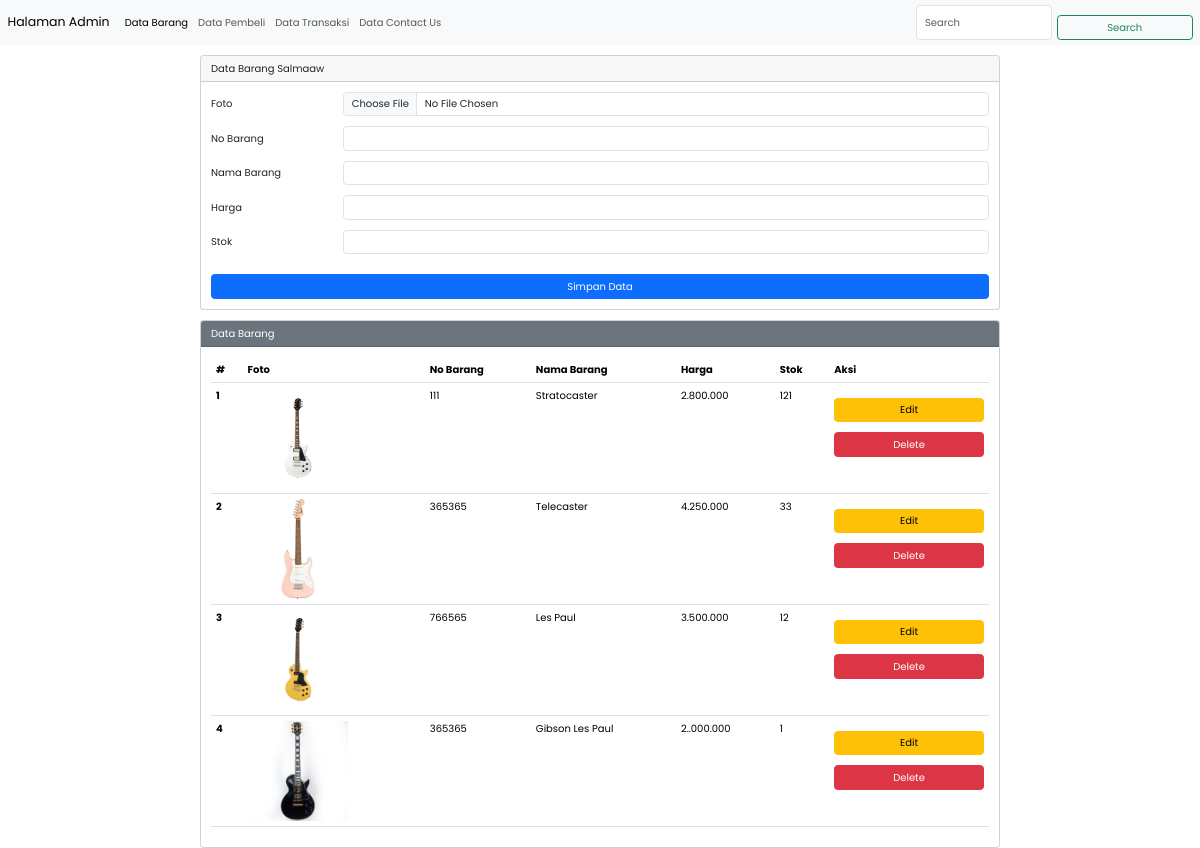
Page /admin_page.php (signed in) on the committed database.
### tables this page shows
CREATE TABLE `barang` (
  `id_barang` int(11) NOT NULL,
  `foto` text NOT NULL,
  `no_barang` varchar(255) NOT NULL,
  `nama_barang` varchar(255) NOT NULL,
  `harga` varchar(100) NOT NULL,
  `stok` int(11) NOT NULL
);

### admin_page.php (the view, shortened to what this page needs)
<?php
$host = "localhost";
$user = "root";
$pass = "";
$db = "cart_db";
$koneksi = mysqli_connect($host, $user, $pass, $db);
$foto = "";
$no_barang = "";
$nama_barang = "";
$harga = "";
$stok = "";
?>
<!DOCTYPE html>
<html lang="en">
<head>
  <link rel ="stylesheet" href="style_admin.css">
  <link href="https://cdn.jsdelivr.net/npm/bootstrap@5.3.1/dist/css/bootstrap.min.css" rel="stylesheet"
>
</head>
<body>
<nav class="navbar navbar-expand-lg bg-body-tertiary">
  <div class="container-fluid">
    <a class="navbar-brand" href="#">Halaman admin</a>
    <div class="collapse navbar-collapse" id="navbarTogglerDemo02">
      <ul class="navbar-nav me-auto mb-2 mb-lg-0">
        <li class="nav-item">
          <a class="nav-link active" aria-current="page" href="admin_page.php">Data barang</a>
        </li>
        <li class="nav-item">
          <a class="nav-link" href="data_pembeli.php">Data pembeli</a>
        </li>
        <li class="nav-item">
          <a class="nav-link" href="transaksi.php">Data transaksi</a>
        </li>
        <li class="nav-item">
          <a class="nav-link" href="kontak.php">Data Contact Us</a>
        </li>
      </ul>
      <form class="d-flex" role="search">
        <input class="form-control me-2" type="search" placeholder="Search" aria-label="Search">
        <button class="btn btn-outline-success" type="submit">Search</button>
      </form>
    </div>
  </div>
</nav>
  <div class="mx-auto">
    <div class="card">
      <div class="card-header">
        Data Barang  <?=$_SESSION['username']?>
      </div>
      <div class="card-body">
        <form action="" method="POST" enctype="multipart/form-data">
        <div class="mb-3 row">
            <label for="foto" class="col-sm-2 col-form-label">Foto</label>
            <div class="col-sm-10">
              <input type="file" class="form-control" id="foto" name="foto" value="<?php echo $foto ?>">
            </div>
          </div>
          <div class="mb-3 row">
            <label for="no_barang" class="col-sm-2 col-form-label">No barang</label>
            <div class="col-sm-10">
              <input type="text" class="form-control" id="no_barang" name="no_barang" value="<?php echo $no_barang ?>">
            </div>
          </div>
          <div class="mb-3 row">
            <label for="nama_barang" class="col-sm-2 col-form-label">Nama barang</label>
            <div class="col-sm-10">
              <input type="text" class="form-control" id="nama_barang" name="nama_barang" value="<?php echo $nama_barang ?>">
            </div>
          </div>
          <div class="mb-3 row">
            <label for="harga" class="col-sm-2 col-form-label">Harga</label>
            <div class="col-sm-10">
              <input type="text" class="form-control" id="harga" name="harga" value="<?php echo $harga ?>">
            </div>
          </div>
          <div class="mb-3 row">
            <label for="stok" class="col-sm-2 col-form-label">Stok</label>
            <div class="col-sm-10">
              <input type="text" class="form-control" id="stok" name="stok" value="<?php echo $stok ?>">
            </div>
          </div>
            <div class="col-12">
              <input type="submit" name="simpan" value="Simpan data" class="btn btn-primary">
            </div>
          </form>
        </div>
      </div>
      <div class="card">
        <div class="card-header text-white bg-secondary">
          Data Barang
        </div>
        <div class="card-body">
          <table class="table">
            <thead>
              <tr>
                <th scope="col">#</th>
                <th scope="col">Foto</th>
                <th scope="col">No Barang</th>
                <th scope="col">Nama Barang</th>
                <th scope="col">Harga</th>
                <th scope="col">Stok</th>
                <th scope="col">Aksi</th>
              </tr>
            <tbody>
              <?php
                $sql2 = "select * from barang order by id_barang desc";
                $q2 = mysqli_query($koneksi, $sql2);
                $urut = 1;
                while ($r2 = mysqli_fetch_array($q2)) {
                  $id_barang = $r2['id_barang'];
                  $foto = $r2['foto'];
                  $no_barang = $r2['no_barang'];
                  $nama_barang = $r2['nama_barang'];
                  $harga = $r2['harga'];
                  $stok = $r2['stok'];
                  ?>
              <tr>
                <th scope="row">
                  <?php echo $urut++ ?>
                </th>
                <td scope="row">
                 <img src="img/<?php echo $foto ?>" width="100px"  height="100px">
                </td>
                <td scope="row">
                  <?php echo $no_barang ?>
                </td>
                <td scope="row">
                  <?php echo $nama_barang ?>
                </td>
                <td scope="row">
                  <?php echo $harga ?>
                </td>
                <td scope="row">
                  <?php echo $stok ?>
                </td>
                <td scope="row">
                  <a href="admin_page.php?op=edit&id=<?php echo $id_barang ?>"><button type="button"
                      class="btn btn-warning">Edit</button></a>
                  <a href="admin_page.php?op=delete&id=<?php echo $id_barang ?>"> <button type="button" class="btn btn-danger"
                      onclick="return confirm('Yakin ingin delete data?')">Delete</button></a>
                </td>
              </tr>
              <?php
                }
                ?>
          </tbody>
          </thead>
        </table>
      </div>
    </div>
</body>
</html>

### style_admin.css (style rules this page uses)
:root { --green:#27ae60; --black:#333; --white:#fff; --bg-color:#eee; --box-shadow:0 .5rem 1rem rgba(0,0,0,.1); --border:.1rem solid var(--black); }
* { font-family: 'Poppins', sans-serif; margin:0; padding:0; box-sizing: border-box; outline: none; border:none; text-decoration: none; text-transform: capitalize; }
html { font-size: 62.5%; overflow-x: hidden; }
.btn { display: block; width: 100%; cursor: pointer; border-radius: .5rem; margin-top: 1rem; font-size: 1.7rem; padding:1rem 3rem; background: var(--green); color:var(--white); text-align: center; }

### admin_page.php (style rules this page uses)
.mx-auto { width: 800px; }
.card { margin-top: 10px; }

### rows in the picture
barang: foto (picture), no_barang "111", nama_barang "Stratocaster", harga "2.800.000", stok "121"
barang: foto (picture), no_barang "365365", nama_barang "Telecaster", harga "4.250.000", stok "33"
barang: foto (picture), no_barang "766565", nama_barang "Les Paul", harga "3.500.000", stok "12"
barang: foto (picture), no_barang "365365", nama_barang "Gibson Les Paul", harga "2..000.000", stok "1"

### other values in the picture
$_SESSION['username'] "Salmaaw"
